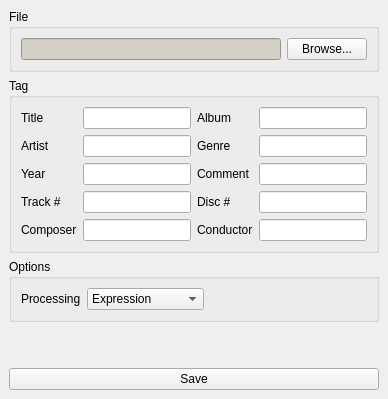
      <widget class="QWidget" name="tab_3" >
       <attribute name="title" >
        <string>Single File</string>
       </attribute>
       <layout class="QVBoxLayout" >
        <property name="spacing" >
         <number>6</number>
        </property>
        <property name="margin" >
         <number>9</number>
        </property>
        <item>
         <widget class="QGroupBox" name="groupBox_5" >
          <property name="title" >
           <string>File</string>
          </property>
          <layout class="QHBoxLayout" >
           <property name="spacing" >
            <number>6</number>
           </property>
           <property name="margin" >
            <number>9</number>
           </property>
           <item>
            <widget class="QLineEdit" name="single_filenameEdit" >
             <property name="palette" >
              <palette>
               <active>
                <colorrole role="WindowText" >
                 <brush brushstyle="SolidPattern" >
                  <color alpha="255" >
                   <red>0</red>
                   <green>0</green>
                   <blue>0</blue>
                  </color>
                 </brush>
                </colorrole>
                <colorrole role="Button" >
                 <brush brushstyle="SolidPattern" >
                  <color alpha="255" >
                   <red>212</red>
                   <green>208</green>
                   <blue>200</blue>
                  </color>
                 </brush>
                </colorrole>
                <colorrole role="Light" >
                 <brush brushstyle="SolidPattern" >
                  <color alpha="255" >
                   <red>255</red>
                   <green>255</green>
                   <blue>255</blue>
                  </color>
                 </brush>
                </colorrole>
                <colorrole role="Midlight" >
                 <brush brushstyle="SolidPattern" >
                  <color alpha="255" >
                   <red>234</red>
                   <green>229</green>
                   <blue>220</blue>
                  </color>
                 </brush>
                </colorrole>
                <colorrole role="Dark" >
                 <brush brushstyle="SolidPattern" >
                  <color alpha="255" >
                   <red>128</red>
                   <green>128</green>
                   <blue>128</blue>
                  </color>
                 </brush>
                </colorrole>
                <colorrole role="Mid" >
                 <brush brushstyle="SolidPattern" >
                  <color alpha="255" >
                   <red>141</red>
                   <green>139</green>
                   <blue>133</blue>
                  </color>
                 </brush>
                </colorrole>
                <colorrole role="Text" >
                 <brush brushstyle="SolidPattern" >
                  <color alpha="255" >
                   <red>0</red>
                   <green>0</green>
                   <blue>0</blue>
                  </color>
                 </brush>
                </colorrole>
                <colorrole role="BrightText" >
                 <brush brushstyle="SolidPattern" >
                  <color alpha="255" >
                   <red>255</red>
                   <green>255</green>
                   <blue>255</blue>
                  </color>
                 </brush>
                </colorrole>
                <colorrole role="ButtonText" >
                 <brush brushstyle="SolidPattern" >
                  <color alpha="255" >
                   <red>0</red>
                   <green>0</green>
                   <blue>0</blue>
                  </color>
                 </brush>
                </colorrole>
                <colorrole role="Base" >
                 <brush brushstyle="SolidPattern" >
                  <color alpha="255" >
                   <red>212</red>
                   <green>208</green>
                   <blue>200</blue>
                  </color>
                 </brush>
                </colorrole>
                <colorrole role="Window" >
                 <brush brushstyle="SolidPattern" >
                  <color alpha="255" >
                   <red>212</red>
                   <green>208</green>
                   <blue>200</blue>
                  </color>
                 </brush>
                </colorrole>
                <colorrole role="Shadow" >
                 <brush brushstyle="SolidPattern" >
                  <color alpha="255" >
                   <red>64</red>
                   <green>64</green>
                   <blue>64</blue>
                  </color>
                 </brush>
                </colorrole>
                <colorrole role="Highlight" >
                 <brush brushstyle="SolidPattern" >
                  <color alpha="255" >
                   <red>10</red>
                   <green>36</green>
                   <blue>106</blue>
                  </color>
                 </brush>
                </colorrole>
                <colorrole role="HighlightedText" >
                 <brush brushstyle="SolidPattern" >
                  <color alpha="255" >
                   <red>255</red>
                   <green>255</green>
                   <blue>255</blue>
                  </color>
                 </brush>
                </colorrole>
                <colorrole role="Link" >
                 <brush brushstyle="SolidPattern" >
                  <color alpha="255" >
                   <red>0</red>
                   <green>0</green>
                   <blue>255</blue>
                  </color>
                 </brush>
                </colorrole>
                <colorrole role="LinkVisited" >
                 <brush brushstyle="SolidPattern" >
                  <color alpha="255" >
                   <red>255</red>
                   <green>0</green>
                   <blue>255</blue>
                  </color>
                 </brush>
                </colorrole>
                <colorrole role="AlternateBase" >
                 <brush brushstyle="SolidPattern" >
                  <color alpha="255" >
                   <red>232</red>
                   <green>232</green>
                   <blue>232</blue>
                  </color>
                 </brush>
                </colorrole>
               </active>
               <inactive>
                <colorrole role="WindowText" >
                 <brush brushstyle="SolidPattern" >
                  <color alpha="255" >
                   <red>0</red>
                   <green>0</green>
                   <blue>0</blue>
                  </color>
                 </brush>
                </colorrole>
                <colorrole role="Button" >
                 <brush brushstyle="SolidPattern" >
                  <color alpha="255" >
                   <red>212</red>
                   <green>208</green>
                   <blue>200</blue>
                  </color>
                 </brush>
                </colorrole>
                <colorrole role="Light" >
                 <brush brushstyle="SolidPattern" >
                  <color alpha="255" >
                   <red>255</red>
                   <green>255</green>
                   <blue>255</blue>
                  </color>
                 </brush>
                </colorrole>
                <colorrole role="Midlight" >
                 <brush brushstyle="SolidPattern" >
                  <color alpha="255" >
                   <red>234</red>
                   <green>229</green>
                   <blue>220</blue>
                  </color>
                 </brush>
                </colorrole>
                <colorrole role="Dark" >
                 <brush brushstyle="SolidPattern" >
                  <color alpha="255" >
                   <red>128</red>
                   <green>128</green>
                   <blue>128</blue>
                  </color>
                 </brush>
                </colorrole>
                <colorrole role="Mid" >
                 <brush brushstyle="SolidPattern" >
                  <color alpha="255" >
                   <red>141</red>
                   <green>139</green>
                   <blue>133</blue>
                  </color>
                 </brush>
                </colorrole>
                <colorrole role="Text" >
                 <brush brushstyle="SolidPattern" >
                  <color alpha="255" >
                   <red>0</red>
                   <green>0</green>
                   <blue>0</blue>
                  </color>
                 </brush>
                </colorrole>
                <colorrole role="BrightText" >
                 <brush brushstyle="SolidPattern" >
                  <color alpha="255" >
                   <red>255</red>
                   <green>255</green>
                   <blue>255</blue>
                  </color>
                 </brush>
                </colorrole>
                <colorrole role="ButtonText" >
                 <brush brushstyle="SolidPattern" >
                  <color alpha="255" >
                   <red>0</red>
                   <green>0</green>
                   <blue>0</blue>
                  </color>
                 </brush>
                </colorrole>
                <colorrole role="Base" >
                 <brush brushstyle="SolidPattern" >
                  <color alpha="255" >
                   <red>212</red>
                   <green>208</green>
                   <blue>200</blue>
                  </color>
                 </brush>
                </colorrole>
                <colorrole role="Window" >
                 <brush brushstyle="SolidPattern" >
                  <color alpha="255" >
                   <red>212</red>
                   <green>208</green>
                   <blue>200</blue>
                  </color>
                 </brush>
                </colorrole>
                <colorrole role="Shadow" >
                 <brush brushstyle="SolidPattern" >
                  <color alpha="255" >
                   <red>64</red>
                   <green>64</green>
                   <blue>64</blue>
                  </color>
                 </brush>
                </colorrole>
                <colorrole role="Highlight" >
                 <brush brushstyle="SolidPattern" >
                  <color alpha="255" >
                   <red>212</red>
                   <green>208</green>
                   <blue>200</blue>
                  </color>
                 </brush>
                </colorrole>
                <colorrole role="HighlightedText" >
                 <brush brushstyle="SolidPattern" >
                  <color alpha="255" >
                   <red>0</red>
                   <green>0</green>
                   <blue>0</blue>
                  </color>
                 </brush>
                </colorrole>
                <colorrole role="Link" >
                 <brush brushstyle="SolidPattern" >
                  <color alpha="255" >
                   <red>0</red>
                   <green>0</green>
                   <blue>255</blue>
                  </color>
                 </brush>
                </colorrole>
                <colorrole role="LinkVisited" >
                 <brush brushstyle="SolidPattern" >
                  <color alpha="255" >
                   <red>255</red>
                   <green>0</green>
                   <blue>255</blue>
                  </color>
                 </brush>
                </colorrole>
                <colorrole role="AlternateBase" >
                 <brush brushstyle="SolidPattern" >
                  <color alpha="255" >
                   <red>232</red>
                   <green>232</green>
                   <blue>232</blue>
                  </color>
                 </brush>
                </colorrole>
               </inactive>
               <disabled>
                <colorrole role="WindowText" >
                 <brush brushstyle="SolidPattern" >
                  <color alpha="255" >
                   <red>106</red>
                   <green>104</green>
                   <blue>100</blue>
                  </color>
                 </brush>
                </colorrole>
                <colorrole role="Button" >
                 <brush brushstyle="SolidPattern" >
                  <color alpha="255" >
                   <red>212</red>
                   <green>208</green>
                   <blue>200</blue>
                  </color>
                 </brush>
                </colorrole>
                <colorrole role="Light" >
                 <brush brushstyle="SolidPattern" >
                  <color alpha="255" >
                   <red>255</red>
                   <green>255</green>
                   <blue>255</blue>
                  </color>
                 </brush>
                </colorrole>
                <colorrole role="Midlight" >
                 <brush brushstyle="SolidPattern" >
                  <color alpha="255" >
                   <red>233</red>
                   <green>231</green>
                   <blue>227</blue>
                  </color>
                 </brush>
                </colorrole>
                <colorrole role="Dark" >
                 <brush brushstyle="SolidPattern" >
                  <color alpha="255" >
                   <red>128</red>
                   <green>128</green>
                   <blue>128</blue>
                  </color>
                 </brush>
                </colorrole>
                <colorrole role="Mid" >
                 <brush brushstyle="SolidPattern" >
                  <color alpha="255" >
                   <red>141</red>
                   <green>139</green>
                   <blue>133</blue>
                  </color>
                 </brush>
                </colorrole>
                <colorrole role="Text" >
                 <brush brushstyle="SolidPattern" >
                  <color alpha="255" >
                   <red>106</red>
                   <green>104</green>
                   <blue>100</blue>
                  </color>
                 </brush>
                </colorrole>
                <colorrole role="BrightText" >
                 <brush brushstyle="SolidPattern" >
                  <color alpha="255" >
                   <red>255</red>
                   <green>255</green>
                   <blue>255</blue>
                  </color>
                 </brush>
                </colorrole>
                <colorrole role="ButtonText" >
                 <brush brushstyle="SolidPattern" >
                  <color alpha="255" >
                   <red>106</red>
                   <green>104</green>
                   <blue>100</blue>
                  </color>
                 </brush>
                </colorrole>
                <colorrole role="Base" >
                 <brush brushstyle="SolidPattern" >
                  <color alpha="255" >
                   <red>212</red>
                   <green>208</green>
                   <blue>200</blue>
                  </color>
                 </brush>
                </colorrole>
                <colorrole role="Window" >
                 <brush brushstyle="SolidPattern" >
                  <color alpha="255" >
                   <red>212</red>
                   <green>208</green>
                   <blue>200</blue>
                  </color>
                 </brush>
                </colorrole>
                <colorrole role="Shadow" >
                 <brush brushstyle="SolidPattern" >
                  <color alpha="255" >
                   <red>0</red>
                   <green>0</green>
                   <blue>0</blue>
                  </color>
                 </brush>
                </colorrole>
                <colorrole role="Highlight" >
                 <brush brushstyle="SolidPattern" >
                  <color alpha="255" >
                   <red>10</red>
                   <green>36</green>
                   <blue>106</blue>
                  </color>
                 </brush>
                </colorrole>
                <colorrole role="HighlightedText" >
                 <brush brushstyle="SolidPattern" >
                  <color alpha="255" >
                   <red>255</red>
                   <green>255</green>
                   <blue>255</blue>
                  </color>
                 </brush>
                </colorrole>
                <colorrole role="Link" >
                 <brush brushstyle="SolidPattern" >
                  <color alpha="255" >
                   <red>0</red>
                   <green>0</green>
                   <blue>255</blue>
                  </color>
                 </brush>
                </colorrole>
                <colorrole role="LinkVisited" >
                 <brush brushstyle="SolidPattern" >
                  <color alpha="255" >
                   <red>255</red>
                   <green>0</green>
                   <blue>255</blue>
                  </color>
                 </brush>
                </colorrole>
                <colorrole role="AlternateBase" >
                 <brush brushstyle="SolidPattern" >
                  <color alpha="255" >
                   <red>232</red>
                   <green>232</green>
                   <blue>232</blue>
                  </color>
                 </brush>
                </colorrole>
               </disabled>
              </palette>
             </property>
             <property name="font" >
              <font>
               <family>MS Shell Dlg 2</family>
               <pointsize>8</pointsize>
               <weight>75</weight>
               <italic>false</italic>
               <bold>true</bold>
               <underline>false</underline>
               <strikeout>false</strikeout>
              </font>
             </property>
             <property name="alignment" >
              <set>Qt::AlignRight</set>
             </property>
             <property name="readOnly" >
              <bool>true</bool>
             </property>
            </widget>
           </item>
           <item>
            <widget class="QPushButton" name="single_browseButton" >
             <property name="text" >
              <string>Browse...</string>
             </property>
            </widget>
           </item>
          </layout>
         </widget>
        </item>
        <item>
         <widget class="QGroupBox" name="groupBox_6" >
          <property name="title" >
           <string>Tag</string>
          </property>
          <layout class="QGridLayout" >
           <property name="margin" >
            <number>9</number>
           </property>
           <property name="spacing" >
            <number>6</number>
           </property>
           <item row="4" column="3" >
            <widget class="QLineEdit" name="single_conductorEdit" />
           </item>
           <item row="3" column="3" >
            <widget class="QLineEdit" name="single_discEdit" />
           </item>
           <item row="2" column="3" >
            <widget class="QLineEdit" name="single_commentEdit" />
           </item>
           <item row="1" column="3" >
            <widget class="QLineEdit" name="single_genreEdit" />
           </item>
           <item row="0" column="3" >
            <widget class="QLineEdit" name="single_albumEdit" />
           </item>
           <item row="4" column="1" >
            <widget class="QLineEdit" name="single_composerEdit" />
           </item>
           <item row="3" column="1" >
            <widget class="QLineEdit" name="single_trackEdit" />
           </item>
           <item row="2" column="1" >
            <widget class="QLineEdit" name="single_yearEdit" />
           </item>
           <item row="1" column="1" >
            <widget class="QLineEdit" name="single_artistEdit" />
           </item>
           <item row="0" column="1" >
            <widget class="QLineEdit" name="single_titleEdit" />
           </item>
           <item row="0" column="2" >
            <widget class="QLabel" name="label_18" >
             <property name="text" >
              <string>Album</string>
             </property>
            </widget>
           </item>
           <item row="1" column="2" >
            <widget class="QLabel" name="label_19" >
             <property name="text" >
              <string>Genre</string>
             </property>
            </widget>
           </item>
           <item row="2" column="2" >
            <widget class="QLabel" name="label_20" >
             <property name="text" >
              <string>Comment</string>
             </property>
            </widget>
           </item>
           <item row="3" column="2" >
            <widget class="QLabel" name="label_21" >
             <property name="text" >
              <string>Disc #</string>
             </property>
            </widget>
           </item>
           <item row="4" column="2" >
            <widget class="QLabel" name="label_22" >
             <property name="text" >
              <string>Conductor</string>
             </property>
            </widget>
           </item>
           <item row="4" column="0" >
            <widget class="QLabel" name="label_17" >
             <property name="text" >
              <string>Composer</string>
             </property>
            </widget>
           </item>
           <item row="3" column="0" >
            <widget class="QLabel" name="label_16" >
             <property name="text" >
              <string>Track #</string>
             </property>
            </widget>
           </item>
           <item row="2" column="0" >
            <widget class="QLabel" name="label_15" >
             <property name="text" >
              <string>Year</string>
             </property>
            </widget>
           </item>
           <item row="1" column="0" >
            <widget class="QLabel" name="label_14" >
             <property name="text" >
              <string>Artist</string>
             </property>
            </widget>
           </item>
           <item row="0" column="0" >
            <widget class="QLabel" name="label_13" >
             <property name="text" >
              <string>Title</string>
             </property>
            </widget>
           </item>
          </layout>
         </widget>
        </item>
        <item>
         <widget class="QGroupBox" name="groupBox_7" >
          <property name="title" >
           <string>Options</string>
          </property>
          <layout class="QHBoxLayout" >
           <property name="spacing" >
            <number>6</number>
           </property>
           <property name="margin" >
            <number>9</number>
           </property>
           <item>
            <widget class="QLabel" name="label_23" >
             <property name="text" >
              <string>Processing</string>
             </property>
            </widget>
           </item>
           <item>
            <widget class="QComboBox" name="single_processingCombo" >
             <item>
              <property name="text" >
               <string>Expression</string>
              </property>
             </item>
             <item>
              <property name="text" >
               <string>Tag</string>
              </property>
             </item>
             <item>
              <property name="text" >
               <string>Expression, Tag</string>
              </property>
             </item>
             <item>
              <property name="text" >
               <string>Tag, Expression</string>
              </property>
             </item>
            </widget>
           </item>
           <item>
            <spacer>
             <property name="orientation" >
              <enum>Qt::Horizontal</enum>
             </property>
             <property name="sizeHint" stdset="0" >
              <size>
               <width>161</width>
               <height>20</height>
              </size>
             </property>
            </spacer>
           </item>
          </layout>
         </widget>
        </item>
        <item>
         <spacer>
          <property name="orientation" >
           <enum>Qt::Vertical</enum>
          </property>
          <property name="sizeHint" stdset="0" >
           <size>
            <width>20</width>
            <height>40</height>
           </size>
          </property>
         </spacer>
        </item>
        <item>
         <widget class="QPushButton" name="single_saveButton" >
          <property name="text" >
           <string>Save</string>
          </property>
         </widget>
        </item>
       </layout>
      </widget>
